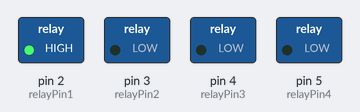
Simulated run of this sketch. Board: Arduino Uno, built with avr-gcc and run on an emulated ATmega328P. Parts: switched loads named in the sketch (green lamp = pin HIGH).

Above: at 0.5 s.
At 1.5 s:
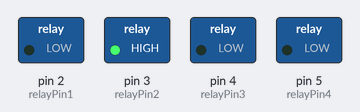
At 2.5 s:
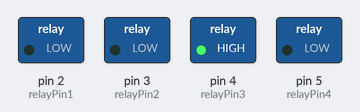
At 3.5 s:
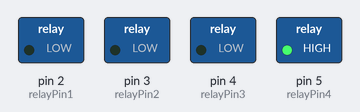
Timing chart, 0 to 5.2 s (numbered marks = the images above):
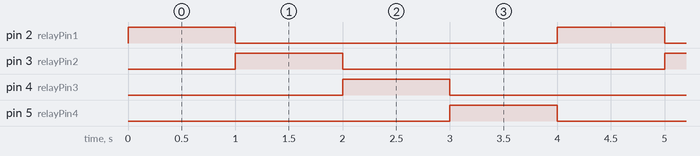

The sketch:

ELC3001.ino
```cpp
int relayPin1 = 2;  //This is the Arduino Pin that will control Relay #1
int relayPin2 = 3;  //This is the Arduino Pin that will control Relay #2
int relayPin3 = 4;  //This is the Arduino Pin that will control Relay #3
int relayPin4 = 5;  //This is the Arduino Pin that will control Relay #4

void setup() {
  // put your setup code here, to run once:
  pinMode(relayPin1, OUTPUT);
  pinMode(relayPin2, OUTPUT);
  pinMode(relayPin3, OUTPUT);
  pinMode(relayPin4, OUTPUT);
}

void loop() {
  // put your main code here, to run repeatedly:
  digitalWrite(relayPin1, HIGH);
  delay(1000);
  digitalWrite(relayPin1, LOW);
  digitalWrite(relayPin2, HIGH);
  delay(1000);
  digitalWrite(relayPin2, LOW);
  digitalWrite(relayPin3, HIGH);
  delay(1000);
  digitalWrite(relayPin3, LOW);
  digitalWrite(relayPin4, HIGH);
  delay(1000);
  digitalWrite(relayPin4, LOW);
}
```

Measured:
- by itself, pin 2 (relayPin1), pin 3 (relayPin2), pin 4 (relayPin3), pin 5 (relayPin4): alternates HIGH for 1.0 s and LOW for 3.0 s
- by itself, everything shown: repeats every 4.0 s, in 5 steps
